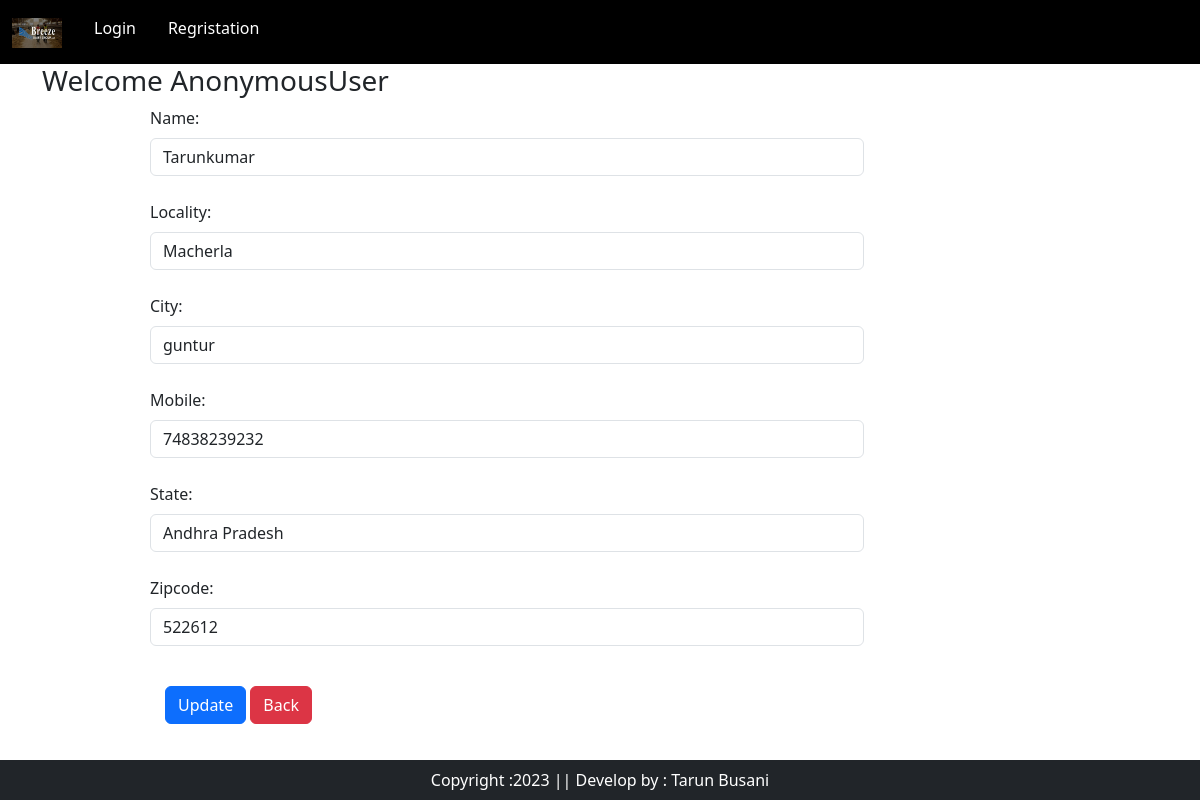
Screenshot of /updateAddress/1 with the database file from the repository.
### ecommapp/models.py (models this page shows, shortened)
class customer(models.Model):
    user = models.ForeignKey(User,on_delete=models.CASCADE)
    name = models.CharField(max_length=50)
    locality=models.CharField(max_length=50)
    city=models.CharField(max_length=50)
    mobile=models.IntegerField(default=0)
    zipcode=models.IntegerField()
    state=models.CharField(choices=STATE_CHOICES,max_length=50)

### ecommapp/views.py (the view, shortened to what this page needs)
# urls.py: path('updateAddress/<int:pk>',views.updateAddress.as_view(),name='updateAddress'),
class updateAddress(View):
    def get(self,request,pk):
        add=customer.objects.get(pk=pk)
        form=customerprofileForm(instance=add)
        return render(request,'app/updateAddress.html',locals())

### ecommapp/forms.py
class customerprofileForm(forms.ModelForm):
    class Meta:
        model= customer
        fields =['name','locality','city','mobile','state','zipcode']
        widgets={
            'name':forms.TextInput(attrs={'class':'form-control'}),
            'locality':forms.TextInput(attrs={'class':'form-control'}),
            'city':forms.TextInput(attrs={'class':'form-control'}),
            'mobile':forms.NumberInput(attrs={'class':'form-control'}),
            'state':forms.Select(attrs={'class':'form-control'}),
            'zipcode':forms.NumberInput(attrs={'class':'form-control'}),
        }

### ecommapp/templates/app/updateAddress.html (shortened to what this page needs)
{% extends 'app/base.html'%}
{% load static %}
{%block main-content %}
    <div class="container">
        <div class="row">
            <h3>Welcome <span class="text-capitalize">{{request.user}}</span></h3>
        </div>
        <div class="col-sm-8 offset-sm-1">
            <form action="" method="post">
                 {%for fm in form %}
                    {{fm.label_tag}}{{fm}} <small class="text-danger">{{fm.errors|striptags}}</small><br>
                {%endfor%}
                 <div class="col-12 mt-3">
                    <button type="submit" class="btn btn-primary">Update</button>
                    <a href="{% url 'address' %}" type="button" class="btn btn-danger m-6">Back</a>
                 </div>
                <br><br>
            </form>
        </div>
{% endblock main-content %}

### rows the page displays
customer: form "Tarunkumar" "Macherla" "guntur" "74838239232" "Andhra Pradesh" "522612"

### other values shown
{{ request.user }} "AnonymousUser"
{{ fm.label_tag }} "Name:" "Locality:" "City:" "Mobile:" "State:" "Zipcode:"
